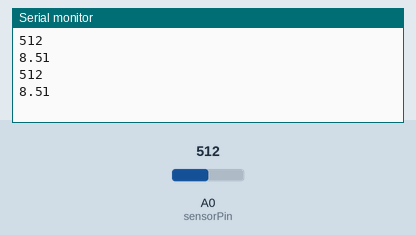
The sketch below on a simulated Arduino Uno, built with avr-gcc and run on an emulated ATmega328P. Parts: the last lines printed to the serial monitor. The test bench sets the inputs (shaded band); at power-on: A0 (sensorPin) = 512.

Above: at 1.8 s.
1.9 s: A0 (sensorPin) set to 716
At 2.4 s:
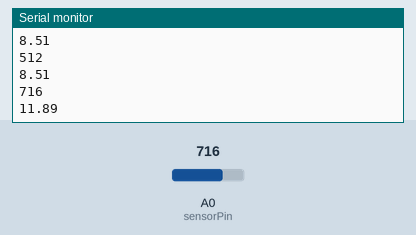
3.4 s: A0 (sensorPin) set to 900
At 4.8 s:
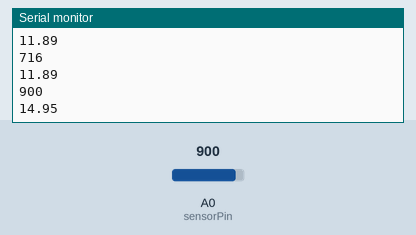
Timing chart, 0 to 6.4 s (numbered marks = the images above; inputs shaded):
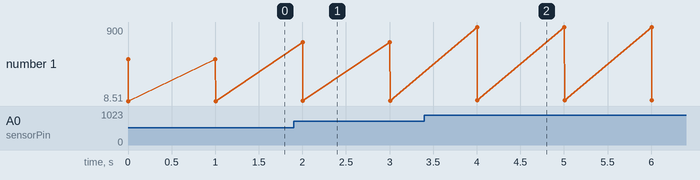

The sketch:

AnalogInput.ino
```cpp
int sensorPin = A0;    // select the input pin for the potentiometer

void setup() {
  Serial.begin(9600);

}

void loop() {
  // read the value from the sensor:
  int sensorValue = analogRead(sensorPin);
  float volt = sensorValue/1024.0*3.3*5.0*1.031;
  Serial.println(sensorValue);
  Serial.println(volt);
  delay(1000);
}
```

Measured:
- after the input at 1.9 s, the serial monitor: prints a new line after 0.10 s (image 1)
- after the input at 3.4 s, the serial monitor: prints a new line after 0.60 s (image 2)
- plotted number 1: 8.51 → 11.89 after the input at 1.9 s, 11.89 → 14.95 after the input at 3.4 s
